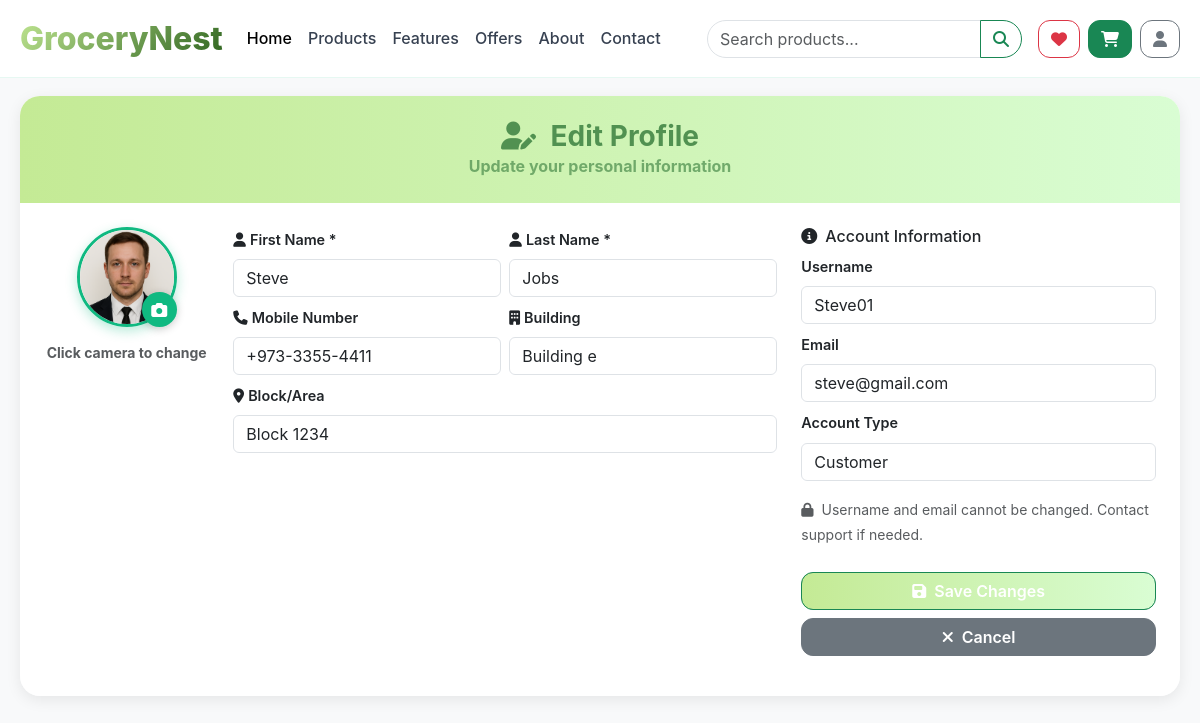
/editprofile.php (signed in), run on an earlier commit of the app's database.
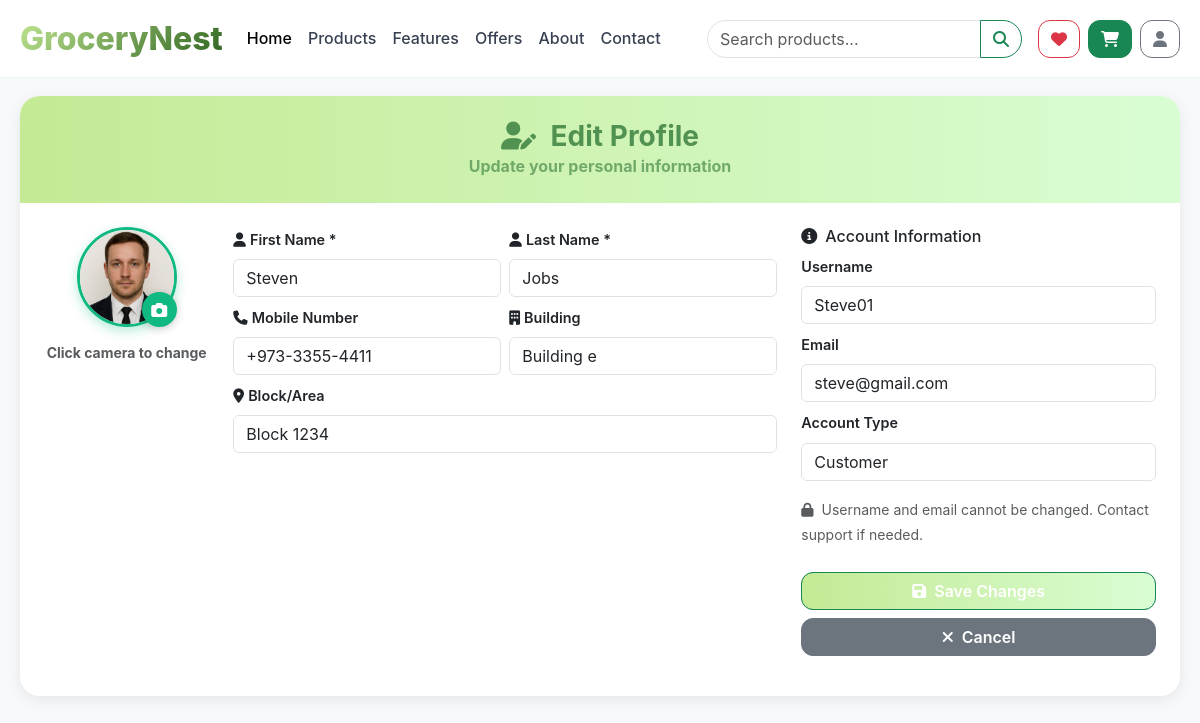
And on a later commit of the database.
### tables this page shows
CREATE TABLE `customer` (
  `id` int(11) NOT NULL,
  `Fname` varchar(100) NOT NULL,
  `Lname` varchar(100) NOT NULL,
  `Mobile` varchar(20) DEFAULT NULL,
  `Building` varchar(255) DEFAULT NULL,
  `Block` varchar(100) DEFAULT NULL,
  `UID` int(11) NOT NULL,
  `Profile_pic` varchar(255) DEFAULT 'default.jpg',
  `created_at` datetime DEFAULT current_timestamp()
);

CREATE TABLE `user` (
  `id` int(11) NOT NULL,
  `Username` varchar(100) NOT NULL,
  `Email` varchar(150) NOT NULL,
  `Password` varchar(255) NOT NULL,
  `Type` enum('Customer','Admin') NOT NULL DEFAULT 'Customer',
  `created_at` datetime DEFAULT current_timestamp()
);

### editprofile.php (the view, shortened to what the changed rows need)
<?php
require_once 'project_connection.php';
$user_id = $_SESSION['userId'];
$stmt = $conn->prepare("SELECT u.Username, u.Email, u.Type, c.Fname, c.Lname, c.Mobile, c.Building, c.Block, c.Profile_pic
                        FROM user u
                        LEFT JOIN customer c ON u.id = c.UID
                        WHERE u.id = ?");
$stmt->execute([$user_id]);
$user = $stmt->fetch(PDO::FETCH_ASSOC);
$firstName = $user['Fname'] ?? '';
$lastName = $user['Lname'] ?? '';
$mobile = $user['Mobile'] ?? '';
$building = $user['Building'] ?? '';
$block = $user['Block'] ?? '';
$profilePic = $user['Profile_pic'] ?? 'default.jpg';
?>
<!DOCTYPE html>
<html lang="en">
<head>
    <link href="https://unpkg.com/aos@2.3.1/dist/aos.css" rel="stylesheet">
    <link href="https://cdn.jsdelivr.net/npm/bootstrap@5.3.0/dist/css/bootstrap.min.css" rel="stylesheet">
    <link rel="stylesheet" href="https://cdnjs.cloudflare.com/ajax/libs/font-awesome/6.4.0/css/all.min.css">
    <link rel="stylesheet" href="css/editprofile.css">
</head>
<body class="bg-light">
<?php include 'navbar.php'; ?>
<div class="container py-5 mt-5 pt-5">
    <div class="profile-container">
        <div class="card form-card">
            <div class="form-body">
                <form method="POST" enctype="multipart/form-data">
                    <div class="row">
                        <div class="col-lg-8">
                            <div class="row">
                                <div class="col-md-3">
                                    <div class="compact-section">
                                        <div class="profile-pic-container">
                                            <?php if ($profilePic && $profilePic !== 'default.jpg' && file_exists("uploads/profiles/$profilePic")): ?>
                                                <img src="uploads/profiles/<?= htmlspecialchars($profilePic) ?>"
                                                     alt="Profile" class="profile-pic-preview" id="profilePreview">
                                            <?php else: ?>
                                                <div class="profile-pic-placeholder" id="profilePreview">
                                                    <i class="fas fa-user"></i>
                                                </div>
                                            <?php endif; ?>
                                            <button type="button" class="pic-upload-btn" onclick="document.getElementById('profilePicInput').click()">
                                                <i class="fas fa-camera"></i>
                                            </button>
                                        </div>
                                    </div>
                                </div>
                                <div class="col-md-9">
                                    <div class="compact-section">
                                        <div class="row g-2">
                                            <div class="col-md-6">
                                                <label for="firstName" class="form-label">
                                                    <i class="fas fa-user me-1"></i>First Name *
                                                </label>
                                                <input type="text" class="form-control" id="firstName" name="firstName"
                                                       value="<?= htmlspecialchars($firstName) ?>" required>
                                            </div>
                                            <div class="col-md-6">
                                                <label for="lastName" class="form-label">
                                                    <i class="fas fa-user me-1"></i>Last Name *
                                                </label>
                                                <input type="text" class="form-control" id="lastName" name="lastName"
                                                       value="<?= htmlspecialchars($lastName) ?>" required>
                                            </div>
                                            <div class="col-md-6">
                                                <label for="mobile" class="form-label">
                                                    <i class="fas fa-phone me-1"></i>Mobile Number
                                                </label>
                                                <input type="tel" class="form-control" id="mobile" name="mobile"
                                                       value="<?= htmlspecialchars($mobile) ?>" placeholder="+973-1234-5678">
                                            </div>
                                            <div class="col-md-6">
                                                <label for="building" class="form-label">
                                                    <i class="fas fa-building me-1"></i>Building
                                                </label>
                                                <input type="text" class="form-control" id="building" name="building"
                                                       value="<?= htmlspecialchars($building) ?>" placeholder="Building A">
                                            </div>
                                            <div class="col-12">
                                                <label for="block" class="form-label">
                                                    <i class="fas fa-map-marker-alt me-1"></i>Block/Area
                                                </label>
                                                <input type="text" class="form-control" id="block" name="block"
                                                       value="<?= htmlspecialchars($block) ?>" placeholder="Block 1, Manama">
                                            </div>
                                        </div>
                                    </div>
                                </div>
                            </div>
                        </div>
                        <div class="col-lg-4">
                            <div class="compact-section">
                                <div class="mb-2">
                                    <label class="form-label">Username</label>
                                    <input type="text" class="form-control" value="<?= htmlspecialchars($user['Username']) ?>" readonly>
                                </div>
                                <div class="mb-2">
                                    <label class="form-label">Email</label>
                                    <input type="email" class="form-control" value="<?= htmlspecialchars($user['Email']) ?>" readonly>
                                </div>
                                <div class="mb-3">
                                    <label class="form-label">Account Type</label>
                                    <input type="text" class="form-control" value="<?= htmlspecialchars($user['Type']) ?>" readonly>
                                </div>
                            </div>
                        </div>
                    </div>
                </form>
            </div>
        </div>
    </div>
</div>
</body>
</html>

What changed in the data, as far as the page shows it:
changed customer "Jobs": firstName "Steve" → "Steven"
